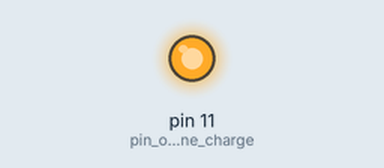
Simulated run of this sketch. Board: Arduino Mega 2560, built with avr-gcc and run on an emulated ATmega2560. Shown: output pins drawn as LEDs (lit = HIGH).

Above: at 0.1 s.
At 1.1 s:
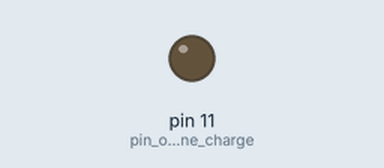
Timing chart, 0 to 2.6 s (numbered marks = the images above):
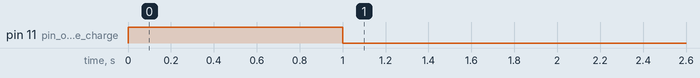

The sketch:

rfcx_src_arduino.ino
```cpp
#include <DHT.h>
#include <ctype.h>

// Serial command character
char cmd;
String serial_out = "";
char str_buffer_float[5];

// assign pins
int pin_in_environment = 2; // DHT22 input
int pin_in_lipoly_charging = A6; // digital pin 4, battery charging indicator
int pin_in_lipoly_complete = A7; // digital pin 6, battery charge complete indicator
int pin_out_phone_charge = 11; // digital toggle for enabling/disabling charging of the cell phone
int pin_state_phone_charge = 0; // saves last known state of phone charge pin

// initialize temp/humidity (environment) sensor
#define DHTPIN pin_in_environment
#define DHTTYPE DHT22
DHT dht(DHTPIN, DHTTYPE);

void setup () {
  Serial1.begin(9600);
  dht.begin();

  // initialize output pins
  pinMode(pin_out_phone_charge, OUTPUT);
  digitalWrite(pin_out_phone_charge, LOW);

  // initialize input pins
  pinMode(pin_in_lipoly_charging, INPUT);
  pinMode(pin_in_lipoly_complete, INPUT);

  test_phone_charge();
}

void loop () {

  // wait 500 ms between checks for serial data.
  delay(500);

  // only execute when serial data is received
  while (Serial1.available()) {
    cmd = Serial1.read();

    if (cmd == 'a') {
      // GET -> battery charging status: charging/complete (0/1)
      String value_lipoly_charging = (String) digitalRead(pin_in_lipoly_charging);
      String value_lipoly_complete = (String) digitalRead(pin_in_lipoly_complete);
      serial_out += value_lipoly_charging + "/" + value_lipoly_complete;

    } else if (cmd == 'b') {
      // GET -> internal environment: (degrees/humidity)
      String value_humidity = (String) dtostrf(dht.readHumidity(), 0, 2, str_buffer_float);
      String value_temperature = (String) dtostrf(dht.readTemperature(), 0, 2, str_buffer_float);
      serial_out += value_humidity + "/" + value_temperature;

    } else if (cmd == 's') {
      // SET -> USB power -> ON
      serial_out += (String) pin_state_phone_charge + "/" + (String) set_phone_charge(true);

    } else if (cmd == 't') {
      // SET -> USB power -> OFF
      serial_out += (String) pin_state_phone_charge + "/" + (String) set_phone_charge(false);

    }

    if (serial_out != "") {
      Serial1.print("_");
      Serial1.print(serial_out);
      Serial1.print("^" + (String) cmd + "*");
      serial_out = "";
    }

  }

}

void test_phone_charge() {
  set_phone_charge(true);
  delay(1000);
  set_phone_charge(false);
}

int set_phone_charge(boolean on_off) {
  if (on_off) {
    digitalWrite(pin_out_phone_charge, HIGH);
    pin_state_phone_charge = 1;
  } else {
    digitalWrite(pin_out_phone_charge, LOW);
    pin_state_phone_charge = 0;
  }
  return pin_state_phone_charge;
}
```
